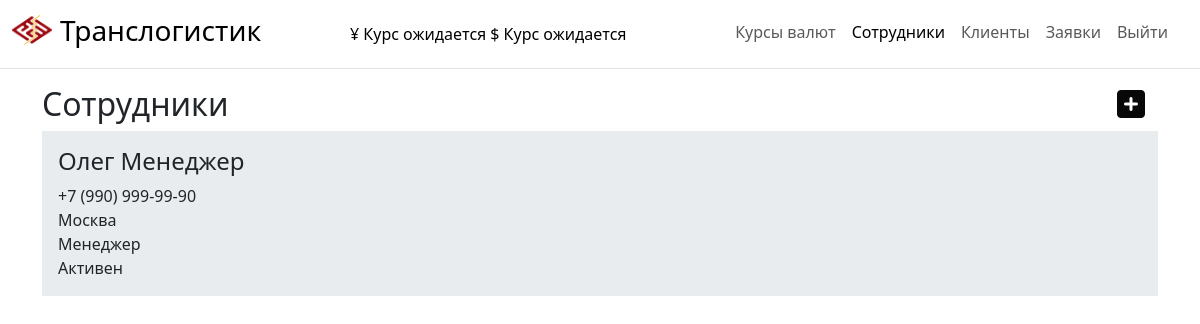
Page /employees/ (signed in) on the committed database.
### main/models.py (models this page shows, shortened)
class CustomUser(AbstractUser):
    towns = [
        ('Москва', 'Москва'),
        ('Краснодар', 'Краснодар'),
    ]
    roles = [
        ('Супер Администратор', 'Супер Администратор'),
        ('Администратор', 'Администратор'),
        ('Менеджер', 'Менеджер'),
        ('Закупщик', 'Закупщик'),
        ('Клиент', 'Клиент')
    ]
    statuses = [
        (True, 'Активен'),
        (False, 'Заблокирован')
    ]
    first_name = models.CharField('Имя/ФИО', max_length=150, blank=False)
    phone = models.CharField('Телефон', max_length=50, unique=True)
    role = models.CharField(max_length=50, choices=roles, default='Менеджер', verbose_name='Роль')
    patronymic = models.CharField('Отчество', max_length=50, blank=True)
    town = models.CharField('Город', max_length=50, choices=towns, default='Москва')
    description = models.CharField('Описание', max_length=240, blank=True)
    manager = models.IntegerField('Менеджер', blank=True, null=True)
    pass_no_sha = models.CharField('Доп.пароль', max_length=200, blank=True)
    time_create = models.DateTimeField(auto_now_add=True, verbose_name='Дата создания')
    time_update = models.DateTimeField(auto_now=True, verbose_name='Дата изменения')
    status = models.BooleanField(default=True, choices=statuses, verbose_name='Статус')
    class Meta:
        verbose_name = 'Пользователи'
        verbose_name_plural = 'Пользователи'
        ordering = ['role', '-time_create']
    def get_absolute_url_employee(self):
        return reverse('card_employees', kwargs={'employee_id': self.pk})

### main/views.py (the view)
# urls.py: path('employees/', views.EmployeesView.as_view(), name='employees'),
class EmployeesView(LoginRequiredMixin, DataMixin, ListView):
    paginate_by = 3
    model = CustomUser
    template_name = 'main/employees.html'
    context_object_name = 'employees'
    login_url = reverse_lazy('login')
    role_have_perm = ['Супер Администратор', 'Администратор']
    def get_context_data(self, *, object_list=None, **kwargs):
        c_def = self.get_user_context(title="Сотрудники")
        return dict(list(super().get_context_data(**kwargs).items())+list(c_def.items()))
    def get_queryset(self):
        return CustomUser.objects.filter(role__in=['Менеджер', 'Закупщик']).order_by('-time_create')
    def dispatch(self, request, *args, **kwargs):
        if not request.user.is_authenticated:
            return self.handle_no_permission()
        else:
            if request.user.role in self.role_have_perm:
                return super().dispatch(request, *args, **kwargs)
            return self.handle_no_permission()

### main/utils.py (called while the page is built)
def last_currency():
    try:
        curs = ExchangeRates.objects.filter(time_create__date=datetime.date.today()).order_by('-time_create')[:1][0]
        curs.yuan = str(format(float(curs.yuan), '.2f'))
        curs.dollar = str(format(float(curs.dollar), '.2f'))
        return curs
    except IndexError:
        return False

    def get_user_context(self, **kwargs):
        context = kwargs
        if self.request.user.is_authenticated:
            if self.request.user.role == 'Супер Администратор':
                context['menu'] = menu_super_admin
            elif self.request.user.role == 'Администратор':
                context['menu'] = menu_admin
            elif self.request.user.role == 'Менеджер':
                context['menu'] = menu_manager
            elif self.request.user.role == 'Закупщик':
                context['menu'] = menu_buyer
            elif self.request.user.role == 'Клиент':
                context['menu'] = menu_client
        context['last_currency'] = last_currency()
        context['today'] = datetime.datetime.date(datetime.datetime.now()).strftime("%d.%m.%y")
        return context

### main/templates/main/employees.html (shortened to what this page needs)
{% extends 'main/base.html' %}
{% block content %}
<div class="d-flex justify-content-between">
    <h2>Сотрудники</h2>
    <a href="{% url 'create_employees' %}" class="btn btn-phoenix-secondary square-icon-btn" >
        <i class="fa-solid fa-square-plus fa-beat fa-2xl" style="color: #080808;"></i>
    </a>
</div>
{% if employees %}
{% for employee in employees %}
<div class="p-3 mb-2 bg-body-secondary" style="transform: rotate(0);">
    <h4><a href="{{ employee.get_absolute_url_employee }}" class="stretched-link text-decoration-none" id="list-employees">{{ employee.last_name }} {{ employee.first_name }} {{ employee.patronymic }}</a></h4>
    {{ employee.phone }}<br>
    {{ employee.town }}<br>
    {{ employee.role }}<br>
    {% if employee.status %}
    Активен<br>
    {% else %}
    Заблокирован<br>
    {% endif %}
</div>
{% endfor %}
{% else %}
<p>Нет сотрудников</p>
{% endif %}
{% endblock %}

### main/static/main/css/styles.css (style rules this page uses)
#list-employees { color: #212529; }

### rows in the picture
CustomUser: first_name "Олег Менеджер", phone "+7 (990) 999-99-90", town "Москва", role "Менеджер", status "Активен"

### other values in the picture
{{ m.title }} "Курсы валют" "Клиенты" "Заявки"
{{ m.title }} "Сотрудники"
